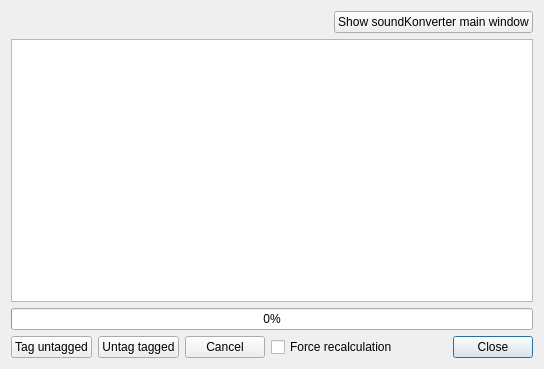
<?xml version="1.0" encoding="UTF-8"?>
<ui version="4.0">
 <class>ReplayGainScanner</class>
 <widget class="QDialog" name="ReplayGainScanner">
  <property name="geometry">
   <rect>
    <x>0</x>
    <y>0</y>
    <width>544</width>
    <height>369</height>
   </rect>
  </property>
  <property name="windowTitle">
   <string>Replay Gain tool</string>
  </property>
  <property name="windowIcon">
   <iconset theme="soundkonverter-replaygain">
    <normaloff/>
   </iconset>
  </property>
  <layout class="QVBoxLayout" name="verticalLayout">
   <item>
    <layout class="QHBoxLayout" name="horizontalLayout">
     <item>
      <widget class="ComboButton" name="addComboButton" native="true"/>
     </item>
     <item>
      <spacer name="horizontalSpacer">
       <property name="orientation">
        <enum>Qt::Horizontal</enum>
       </property>
       <property name="sizeHint" stdset="0">
        <size>
         <width>40</width>
         <height>20</height>
        </size>
       </property>
      </spacer>
     </item>
     <item>
      <widget class="QPushButton" name="showMainWindowButton">
       <property name="text">
        <string>Show soundKonverter main window</string>
       </property>
       <property name="icon">
        <iconset theme="soundkonverter">
         <normaloff/>
        </iconset>
       </property>
      </widget>
     </item>
    </layout>
   </item>
   <item>
    <widget class="ReplayGainFileListView" name="fileListView">
     <property name="contextMenuPolicy">
      <enum>Qt::CustomContextMenu</enum>
     </property>
     <property name="acceptDrops">
      <bool>true</bool>
     </property>
     <property name="dragEnabled">
      <bool>true</bool>
     </property>
     <property name="dragDropMode">
      <enum>QAbstractItemView::InternalMove</enum>
     </property>
     <property name="selectionMode">
      <enum>QAbstractItemView::ExtendedSelection</enum>
     </property>
     <property name="textElideMode">
      <enum>Qt::ElideMiddle</enum>
     </property>
     <property name="rootIsDecorated">
      <bool>false</bool>
     </property>
    </widget>
   </item>
   <item>
    <widget class="QProgressBar" name="progressBar">
     <property name="value">
      <number>0</number>
     </property>
    </widget>
   </item>
   <item>
    <layout class="QHBoxLayout" name="horizontalLayout_2">
     <item>
      <widget class="QPushButton" name="tagButton">
       <property name="toolTip">
        <string>Calculate Replay Gain tags for all files in the file list without Replay Gain tags.</string>
       </property>
       <property name="text">
        <string>Tag untagged</string>
       </property>
       <property name="icon">
        <iconset theme="list-add">
         <normaloff/>
        </iconset>
       </property>
      </widget>
     </item>
     <item>
      <widget class="QPushButton" name="untagButton">
       <property name="toolTip">
        <string>Remove the Replay Gain tags from all files in the file list.</string>
       </property>
       <property name="text">
        <string>Untag tagged</string>
       </property>
       <property name="icon">
        <iconset theme="list-remove">
         <normaloff/>
        </iconset>
       </property>
      </widget>
     </item>
     <item>
      <widget class="QPushButton" name="cancelButton">
       <property name="text">
        <string>Cancel</string>
       </property>
       <property name="icon">
        <iconset theme="dialog-cancel">
         <normaloff/>
        </iconset>
       </property>
      </widget>
     </item>
     <item>
      <widget class="QCheckBox" name="forceCheckBox">
       <property name="toolTip">
        <string>Recalculate Replay Gain tags for files that already have Replay Gain tags set.</string>
       </property>
       <property name="text">
        <string>Force recalculation</string>
       </property>
      </widget>
     </item>
     <item>
      <spacer name="horizontalSpacer_2">
       <property name="orientation">
        <enum>Qt::Horizontal</enum>
       </property>
       <property name="sizeHint" stdset="0">
        <size>
         <width>40</width>
         <height>20</height>
        </size>
       </property>
      </spacer>
     </item>
     <item>
      <widget class="QPushButton" name="closeButton">
       <property name="text">
        <string>Close</string>
       </property>
       <property name="icon">
        <iconset theme="dialog-close">
         <normaloff>../../../../../</normaloff>../../../../../</iconset>
       </property>
       <property name="default">
        <bool>true</bool>
       </property>
      </widget>
     </item>
    </layout>
   </item>
  </layout>
 </widget>
 <customwidgets>
  <customwidget>
   <class>ComboButton</class>
   <extends>QWidget</extends>
   <header>combobutton.h</header>
   <container>1</container>
  </customwidget>
  <customwidget>
   <class>ReplayGainFileListView</class>
   <extends>QTreeView</extends>
   <header>replaygainscanner/replaygainfilelistview.h</header>
  </customwidget>
 </customwidgets>
 <resources/>
 <connections/>
</ui>
